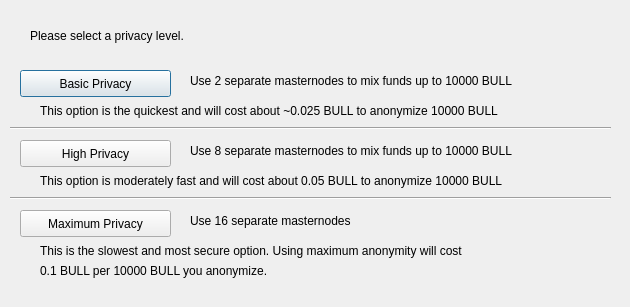
<?xml version="1.0" encoding="UTF-8"?>
<ui version="4.0">
 <class>ObfuscationConfig</class>
 <widget class="QDialog" name="ObfuscationConfig">
  <property name="geometry">
   <rect>
    <x>0</x>
    <y>0</y>
    <width>630</width>
    <height>307</height>
   </rect>
  </property>
  <property name="windowTitle">
   <string>Configure Obfuscation</string>
  </property>
  <widget class="QPushButton" name="buttonBasic">
   <property name="geometry">
    <rect>
     <x>20</x>
     <y>70</y>
     <width>151</width>
     <height>27</height>
    </rect>
   </property>
   <property name="text">
    <string>Basic Privacy</string>
   </property>
  </widget>
  <widget class="QPushButton" name="buttonHigh">
   <property name="geometry">
    <rect>
     <x>20</x>
     <y>140</y>
     <width>151</width>
     <height>27</height>
    </rect>
   </property>
   <property name="text">
    <string>High Privacy</string>
   </property>
  </widget>
  <widget class="QPushButton" name="buttonMax">
   <property name="geometry">
    <rect>
     <x>20</x>
     <y>210</y>
     <width>151</width>
     <height>27</height>
    </rect>
   </property>
   <property name="text">
    <string>Maximum Privacy</string>
   </property>
  </widget>
  <widget class="QLabel" name="label">
   <property name="geometry">
    <rect>
     <x>30</x>
     <y>20</y>
     <width>571</width>
     <height>31</height>
    </rect>
   </property>
   <property name="text">
    <string>Please select a privacy level.</string>
   </property>
  </widget>
  <widget class="QLabel" name="label_2">
   <property name="geometry">
    <rect>
     <x>190</x>
     <y>70</y>
     <width>421</width>
     <height>21</height>
    </rect>
   </property>
   <property name="text">
    <string>Use 2 separate masternodes to mix funds up to 10000 BULL</string>
   </property>
  </widget>
  <widget class="QLabel" name="label_3">
   <property name="geometry">
    <rect>
     <x>190</x>
     <y>140</y>
     <width>411</width>
     <height>21</height>
    </rect>
   </property>
   <property name="text">
    <string>Use 8 separate masternodes to mix funds up to 10000 BULL</string>
   </property>
  </widget>
  <widget class="QLabel" name="label_4">
   <property name="geometry">
    <rect>
     <x>190</x>
     <y>210</y>
     <width>421</width>
     <height>21</height>
    </rect>
   </property>
   <property name="text">
    <string>Use 16 separate masternodes</string>
   </property>
  </widget>
  <widget class="QLabel" name="label_6">
   <property name="geometry">
    <rect>
     <x>40</x>
     <y>100</y>
     <width>561</width>
     <height>21</height>
    </rect>
   </property>
   <property name="text">
    <string>This option is the quickest and will cost about ~0.025 BULL to anonymize 10000 BULL</string>
   </property>
  </widget>
  <widget class="QLabel" name="label_7">
   <property name="geometry">
    <rect>
     <x>40</x>
     <y>170</y>
     <width>561</width>
     <height>21</height>
    </rect>
   </property>
   <property name="text">
    <string>This option is moderately fast and will cost about 0.05 BULL to anonymize 10000 BULL</string>
   </property>
  </widget>
  <widget class="QLabel" name="label_8">
   <property name="geometry">
    <rect>
     <x>40</x>
     <y>240</y>
     <width>561</width>
     <height>21</height>
    </rect>
   </property>
   <property name="text">
    <string>This is the slowest and most secure option. Using maximum anonymity will cost</string>
   </property>
  </widget>
  <widget class="QLabel" name="label_9">
   <property name="geometry">
    <rect>
     <x>40</x>
     <y>260</y>
     <width>561</width>
     <height>21</height>
    </rect>
   </property>
   <property name="text">
    <string>0.1 BULL per 10000 BULL you anonymize.</string>
   </property>
  </widget>
  <widget class="Line" name="line">
   <property name="geometry">
    <rect>
     <x>10</x>
     <y>120</y>
     <width>601</width>
     <height>16</height>
    </rect>
   </property>
   <property name="orientation">
    <enum>Qt::Horizontal</enum>
   </property>
  </widget>
  <widget class="Line" name="line_2">
   <property name="geometry">
    <rect>
     <x>10</x>
     <y>190</y>
     <width>601</width>
     <height>16</height>
    </rect>
   </property>
   <property name="orientation">
    <enum>Qt::Horizontal</enum>
   </property>
  </widget>
 </widget>
 <resources/>
 <connections/>
</ui>
